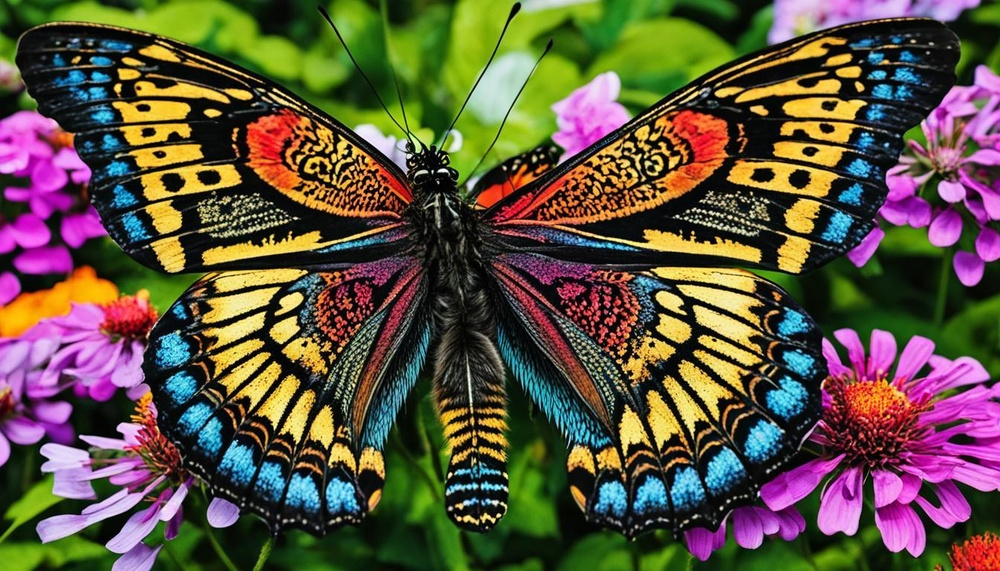
#> input picture Assessment Tool 1/image.jpg, 1000 x 571 px, shrunk from 1344 x 768 before the run, found by its file name
$ python 25.py
#> lines starting #> are read from the running program, lines starting #| are printed output that depends on the picture; after the words box and inside, x2 and y2 are one past the last pixel; in counts of white or black regions, pixels touching at a corner belong together
#25
from google.colab import files
import cv2, matplotlib.pyplot as plt

f = list(files.upload().keys())[0]
#> the answer given: image.jpg
img = cv2.imread(f)
#> img is the input picture: shape (571, 1000, 3); mean B, G, R 64.3, 83.6, 94.9

g = cv2.cvtColor(img, cv2.COLOR_BGR2GRAY)
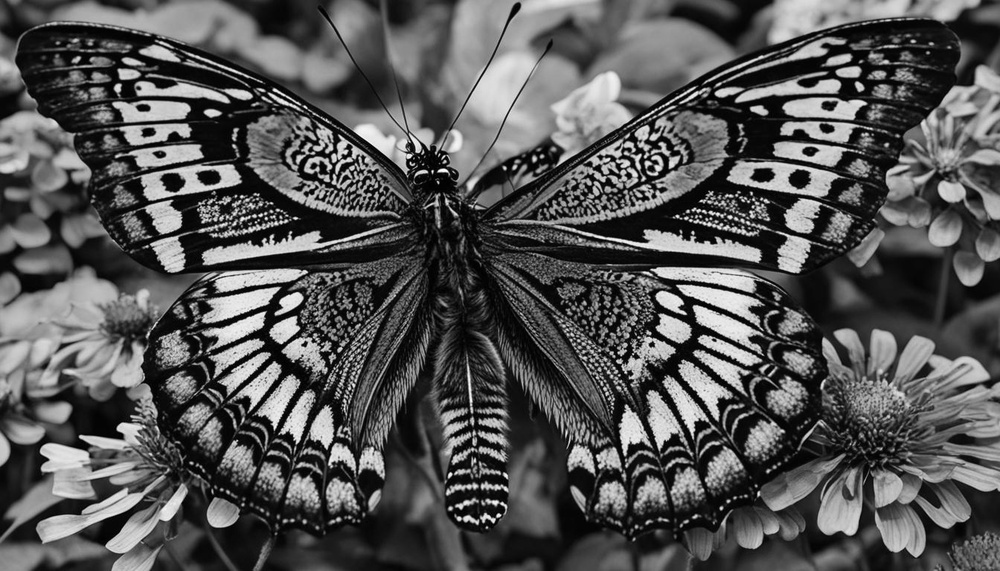
#> g: shape (571, 1000); min 0, max 254, mean 84.8
e = cv2.Canny(g,100,200)
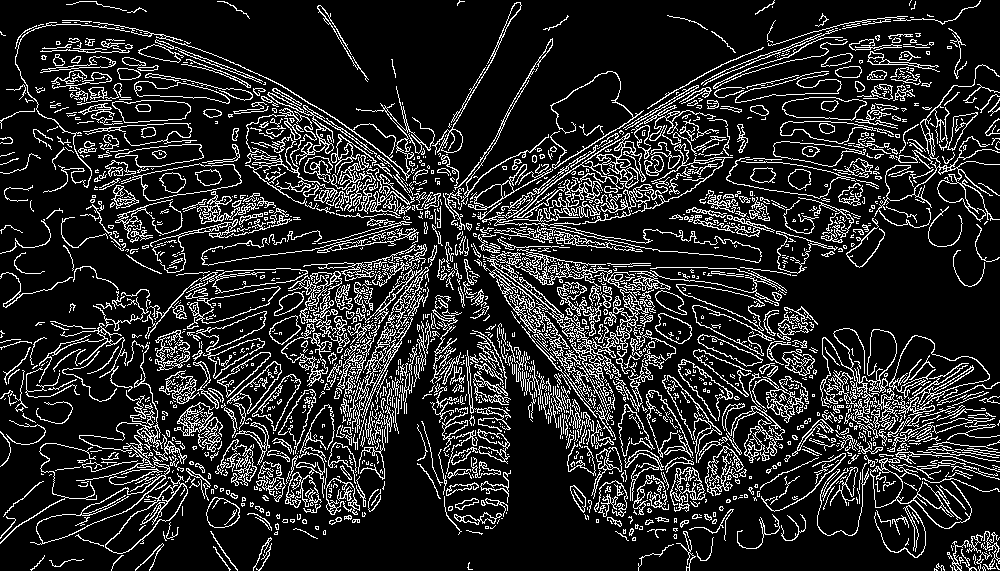
#> e: shape (571, 1000); 15.7% white in thin lines or dots

c,_ = cv2.findContours(e,cv2.RETR_EXTERNAL,cv2.CHAIN_APPROX_SIMPLE)
#> c = 1899 contours, 1568 with area under 20; largest, box (x1, y1, x2, y2) and area: (121, 163, 242, 201) 2455, (30, 456, 170, 545) 2232, (105, 473, 188, 554) 2037, (513, 133, 646, 218) 1756, (483, 255, 593, 406) 1614

for i in c:
    x,y,w,h = cv2.boundingRect(i)
    if w>50 and h>50:
        cv2.rectangle(img,(x,y),(x+w,y+h),(0,255,0),2)
#> this loop made 1899 passes
#> (x, y, w, h) on passes 1 to 3: (934, 568, 4, 3), (982, 566, 4, 5), (950, 565, 3, 6)
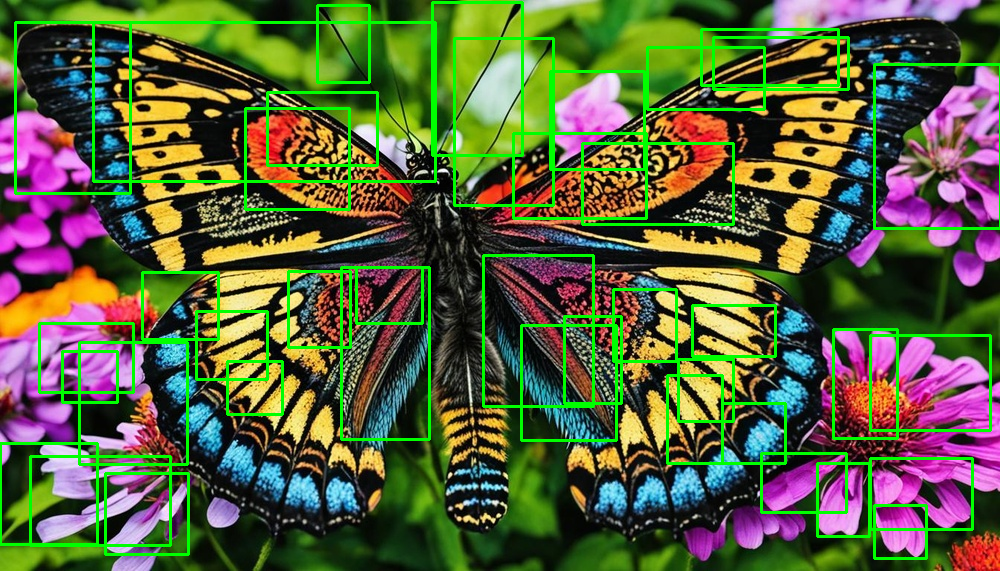
#> img: shape (571, 1000, 3); 7.53% of pixels changed, all inside (x1, y1, x2, y2) = (0, 1, 1000, 560)

plt.imshow(cv2.cvtColor(img,cv2.COLOR_BGR2RGB))
plt.axis('off')
plt.show()
